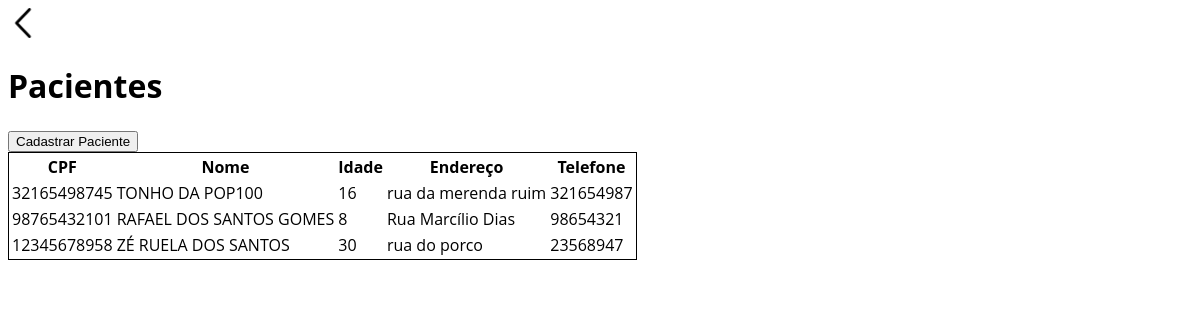
The app's page /patients/, older data.
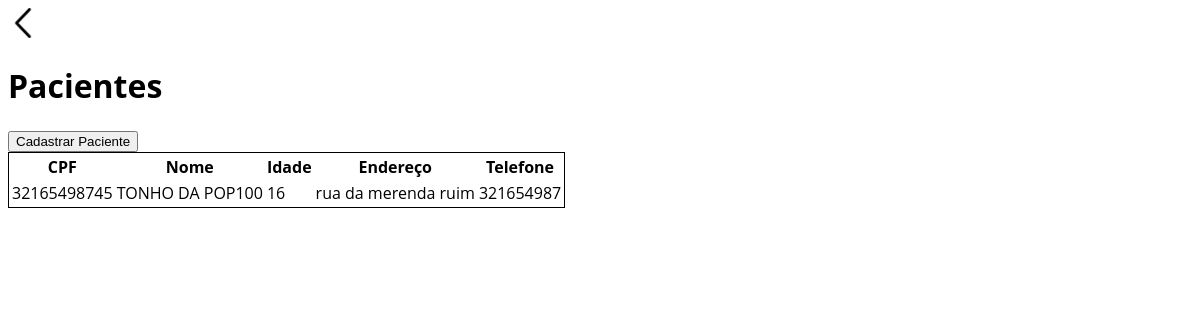
The same page, newer data.
### patients/models.py (models this page shows, shortened)
class Patients(models.Model):
    cpf = models.CharField(primary_key=True, unique=True, max_length=11, null=False, blank=False)
    name = models.CharField(null=False, blank=False, max_length=100)
    age = models.SmallIntegerField(null=False, blank=False)
    addres = models.CharField(null=False, blank=False, max_length=200)
    phone = models.CharField(max_length=15)

### patients/views.py (the view)
# urls.py: path("patients/", patients_list, name="patients_list"),
def patients_list(request, cpf=None):
    if cpf:
        patients = [get_object_or_404(Patients, cpf=cpf)]
    else:
        patients = Patients.objects.all().prefetch_related("exams")
    return render(request, "patients/patients_list.html", {"pacientes": patients})

### patients/templates/patients/patients_list.html (shortened to what this page needs)
<!DOCTYPE html>
<html lang="pt-br">
<head>
    {% load static %}
    <link rel="stylesheet" href="{% static 'patients/style.css' %}">
</head>
<body>
    <header>
        <a href="{% url 'home' %}" class="head_btn">
            <img src="{% static 'patients/icons/back_icon.png' %}" alt="Voltar">
        </a>
        <h1>Pacientes</h1>
        <button type="button" onclick=window.location="{% url 'add_patient' %}">Cadastrar Paciente</button>
    </header>
    <table style="border: 1px solid black;">
        <thead>
            <tr class="t_header">
            <th>CPF</th>
            <th>Nome</th>
            <th>Idade</th>
            <th>Endereço</th>
            <th>Telefone</th>
        </tr>
        </thead>
        <tbody>
            {% for p in pacientes %}
                <tr onclick=window.location="{% url 'get_patient' p.cpf %}">
                    <td>{{ p.cpf }}</td>
                    <td>{{ p.name.upper }}</td>
                    <td>{{ p.age }}</td>
                    <td>{{ p.addres }}</td>
                    <td>{{ p.phone }}</td>
                </tr>
            {% endfor %}
        </tbody>
    </table>
</body>
</html>

### patients/static/patients/style.css (style rules this page uses)
body { font-family: open Sans, sans-serif; }
.head_btn img { width: 30px; }
tr { cursor:pointer; }
tbody { border: 0px; border-collapse: collapse; }

Row changes from the older to the newer data that the page shows:
removed Patients: cpf "98765432101", name "RAFAEL DOS SANTOS GOMES", age "8", addres "Rua Marcílio Dias", phone "98654321"
removed Patients: cpf "12345678958", name "ZÉ RUELA DOS SANTOS", age "30", addres "rua do porco", phone "23568947"
